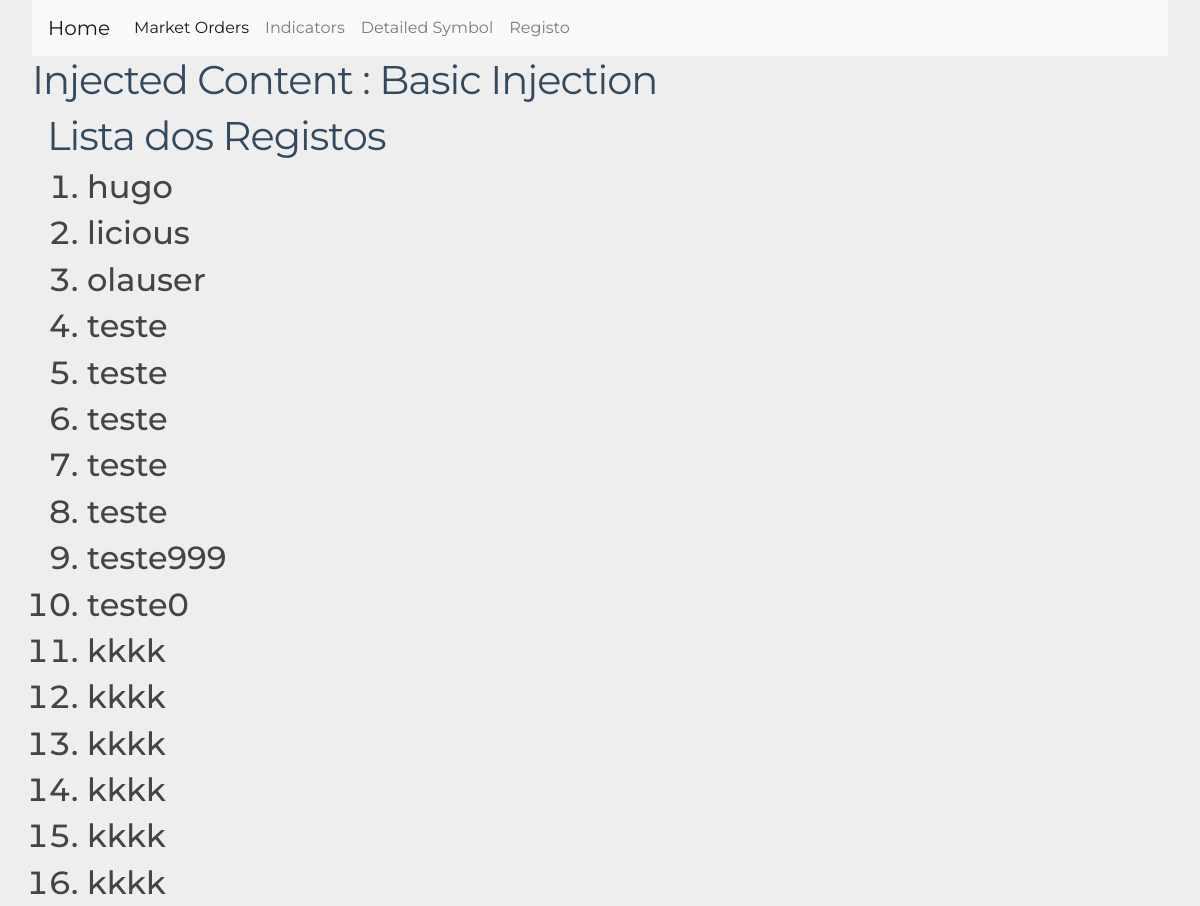
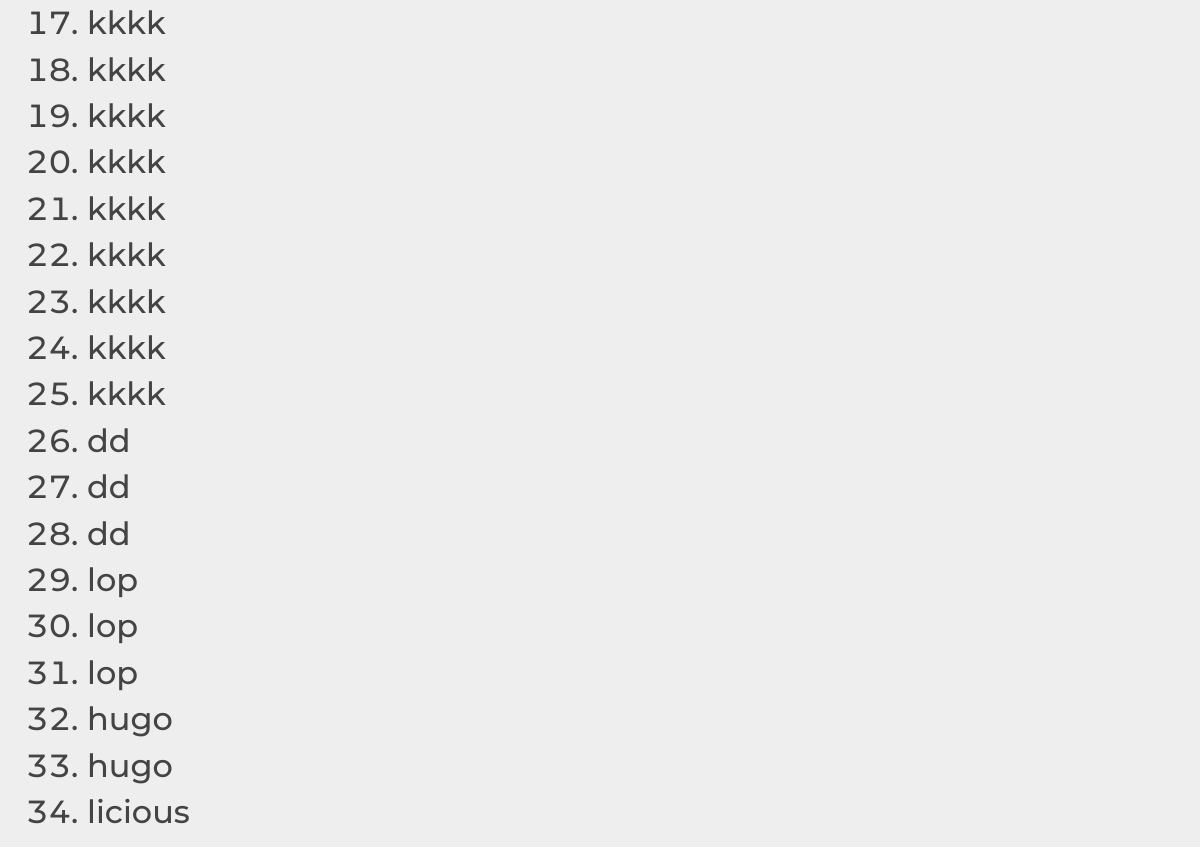
The app's page /crud with its own data (2 pictures, top to bottom).
### crud/models.py (models this page shows, shortened)
class Registo(models.Model):
    username = models.CharField(max_length = 256)
    password = models.CharField(max_length = 256)
    usertype = models.CharField(max_length = 256)

### crud/views.py (the view)
# urls.py: path('', views.RegistoListView.as_view(), name="crud"),
class RegistoListView(ListView):
    template_name = 'crud/display.html'
    context_object_name = 'registo_lists'
    model = models.Registo
    def get_context_data(self, **kwargs):
        context = super().get_context_data(**kwargs)
        context['injectme'] = 'Basic Injection'
        return context

### templates/crud/display.html
<!DOCTYPE html>
{% extends "default_layout.html" %}
{% load static %}
{% block body_block %}
  <link rel="stylesheet"  href="{%  static  'css/indicators_display.css'  %}">
  <h1>Injected Content : {{ injectme }} </h1>
  <div class="container">
    <h1>Lista dos Registos</h1>
    <ol>
      {% for registo in registo_lists %}
      <h2>
          <li>{{registo.username}}</li>
      </h2>
      {% endfor %}
    </ol>
  </div>
{% endblock %}

### static/css/indicators_display.css (style rules this page uses)
body { padding: 0 2em; font-family: Montserrat, sans-serif; -webkit-font-smoothing: antialiased; text-rendering: optimizeLegibility; color: #444; background: #eee; }
h1 { font-weight: normal; letter-spacing: -1px; color: #34495E; }

### records on screen
Registo: username "hugo"
Registo: username "licious"
Registo: username "olauser"
Registo: username "teste"
Registo: username "teste"
Registo: username "teste"
Registo: username "teste"
Registo: username "teste"
Registo: username "teste999"
Registo: username "teste0"
Registo: username "kkkk"
Registo: username "kkkk"
Registo: username "kkkk"
Registo: username "kkkk"
Registo: username "kkkk"
Registo: username "kkkk"
Registo: username "kkkk"
Registo: username "kkkk"
Registo: username "kkkk"
Registo: username "kkkk"
Registo: username "kkkk"
Registo: username "kkkk"
Registo: username "kkkk"
Registo: username "kkkk"
Registo: username "kkkk"
Registo: username "dd"
Registo: username "dd"
Registo: username "dd"
Registo: username "lop"
Registo: username "lop"
Registo: username "lop"
Registo: username "hugo"
Registo: username "hugo"
Registo: username "licious"

### other values on screen
{{ injectme }} "Basic Injection"
